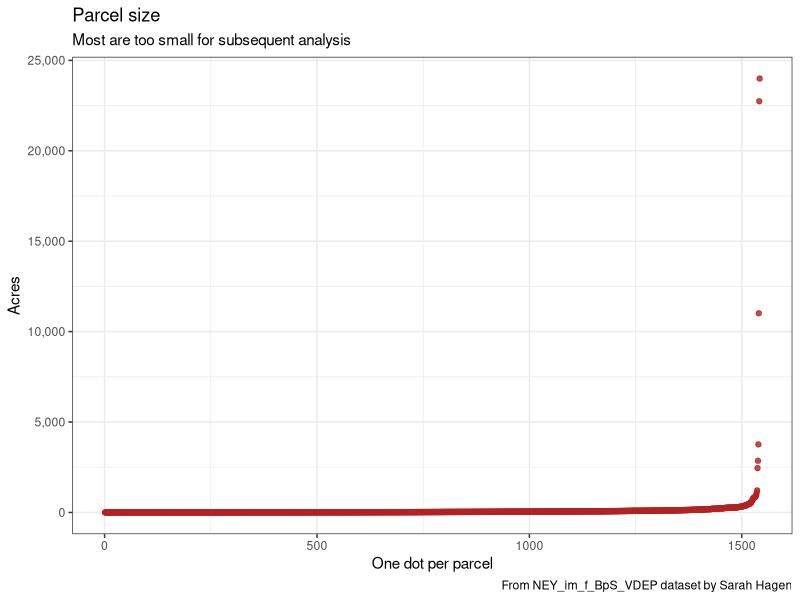

Generate this figure with R:
## ---- chunk 1
library(readr)
library(ggplot2)
library(tidyverse)
library(scales)
## ---- chunk 2

parcelAcres <- read_csv("data/parcelAcres.csv")


head(parcelAcres)
tail(parcelAcres)
str(parcelAcres)
## ---- chunk 3
parcelSizeChart <- parcelAcres %>%
  ggplot(aes(x= newID, y = ACRES)) +
  scale_y_continuous(labels = comma) + 
    geom_point(fill="#69b3a2", color="firebrick", alpha=0.8) +
    theme(axis.ticks.x = element_blank(), axis.text.x = element_blank())+
    labs(x = "One dot per parcel",
         y = "Acres",
          title = "Parcel size",
          subtitle = "Most are too small for subsequent analysis",
          caption = "From NEY_im_f_BpS_VDEP dataset by Sarah Hagen") +
    theme(plot.caption = element_text(hjust = 0, face= "italic"), 
        plot.title.position = "plot", 
        plot.caption.position =  "plot") +
      theme_bw()

parcelSizeChart

